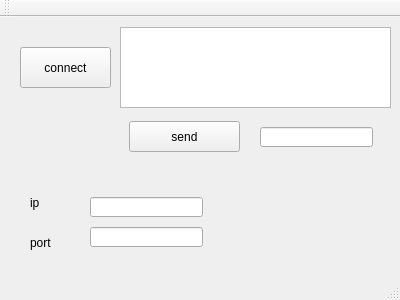
<?xml version="1.0" encoding="UTF-8"?>
<ui version="4.0">
 <class>MainWindow</class>
 <widget class="QMainWindow" name="MainWindow">
  <property name="geometry">
   <rect>
    <x>0</x>
    <y>0</y>
    <width>400</width>
    <height>300</height>
   </rect>
  </property>
  <property name="windowTitle">
   <string>MainWindow</string>
  </property>
  <widget class="QWidget" name="centralWidget">
   <widget class="QPushButton" name="pushButtonEnter">
    <property name="geometry">
     <rect>
      <x>20</x>
      <y>30</y>
      <width>91</width>
      <height>41</height>
     </rect>
    </property>
    <property name="text">
     <string>connect</string>
    </property>
   </widget>
   <widget class="QPushButton" name="pushButtonSend">
    <property name="geometry">
     <rect>
      <x>129</x>
      <y>104</y>
      <width>111</width>
      <height>31</height>
     </rect>
    </property>
    <property name="text">
     <string>send</string>
    </property>
   </widget>
   <widget class="QLineEdit" name="lineEditSend">
    <property name="geometry">
     <rect>
      <x>260</x>
      <y>110</y>
      <width>113</width>
      <height>20</height>
     </rect>
    </property>
   </widget>
   <widget class="QLineEdit" name="lineEditServerIp">
    <property name="geometry">
     <rect>
      <x>90</x>
      <y>180</y>
      <width>113</width>
      <height>20</height>
     </rect>
    </property>
   </widget>
   <widget class="QLabel" name="label">
    <property name="geometry">
     <rect>
      <x>30</x>
      <y>170</y>
      <width>71</width>
      <height>31</height>
     </rect>
    </property>
    <property name="text">
     <string>ip</string>
    </property>
   </widget>
   <widget class="QLabel" name="label_2">
    <property name="geometry">
     <rect>
      <x>30</x>
      <y>210</y>
      <width>51</width>
      <height>31</height>
     </rect>
    </property>
    <property name="text">
     <string>port</string>
    </property>
   </widget>
   <widget class="QLineEdit" name="lineEditServerPort">
    <property name="geometry">
     <rect>
      <x>90</x>
      <y>210</y>
      <width>113</width>
      <height>20</height>
     </rect>
    </property>
   </widget>
   <widget class="QTextEdit" name="textEdit">
    <property name="geometry">
     <rect>
      <x>120</x>
      <y>10</y>
      <width>271</width>
      <height>81</height>
     </rect>
    </property>
   </widget>
  </widget>
  <widget class="QMenuBar" name="menuBar">
   <property name="geometry">
    <rect>
     <x>0</x>
     <y>0</y>
     <width>400</width>
     <height>26</height>
    </rect>
   </property>
  </widget>
  <widget class="QToolBar" name="mainToolBar">
   <attribute name="toolBarArea">
    <enum>TopToolBarArea</enum>
   </attribute>
   <attribute name="toolBarBreak">
    <bool>false</bool>
   </attribute>
  </widget>
  <widget class="QStatusBar" name="statusBar"/>
 </widget>
 <layoutdefault spacing="6" margin="11"/>
 <resources/>
 <connections/>
</ui>
